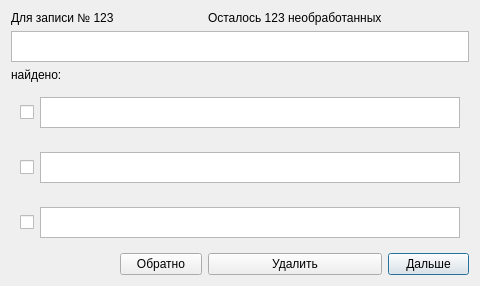
<?xml version="1.0" encoding="UTF-8"?>
<ui version="4.0">
 <class>duplDeleteDialog</class>
 <widget class="QDialog" name="duplDeleteDialog">
  <property name="geometry">
   <rect>
    <x>0</x>
    <y>0</y>
    <width>480</width>
    <height>286</height>
   </rect>
  </property>
  <property name="sizePolicy">
   <sizepolicy hsizetype="Ignored" vsizetype="Ignored">
    <horstretch>0</horstretch>
    <verstretch>0</verstretch>
   </sizepolicy>
  </property>
  <property name="windowTitle">
   <string>Dialog</string>
  </property>
  <layout class="QGridLayout" name="gridLayout">
   <item row="0" column="0">
    <widget class="QLabel" name="entryNumber">
     <property name="text">
      <string>Для записи № 123</string>
     </property>
    </widget>
   </item>
   <item row="1" column="0" colspan="4">
    <widget class="QTextBrowser" name="entryLabel">
     <property name="sizePolicy">
      <sizepolicy hsizetype="Expanding" vsizetype="MinimumExpanding">
       <horstretch>0</horstretch>
       <verstretch>0</verstretch>
      </sizepolicy>
     </property>
     <property name="minimumSize">
      <size>
       <width>0</width>
       <height>27</height>
      </size>
     </property>
    </widget>
   </item>
   <item row="2" column="0">
    <widget class="QLabel" name="foundNumber">
     <property name="text">
      <string>найдено:</string>
     </property>
    </widget>
   </item>
   <item row="4" column="0" colspan="4">
    <widget class="QFrame" name="frame">
     <property name="frameShape">
      <enum>QFrame::NoFrame</enum>
     </property>
     <property name="frameShadow">
      <enum>QFrame::Plain</enum>
     </property>
     <property name="lineWidth">
      <number>1</number>
     </property>
     <property name="midLineWidth">
      <number>0</number>
     </property>
     <layout class="QHBoxLayout" name="horizontalLayout">
      <item>
       <widget class="QCheckBox" name="checkBox">
        <property name="text">
         <string/>
        </property>
       </widget>
      </item>
      <item>
       <widget class="QTextBrowser" name="dupl1Label">
        <property name="sizePolicy">
         <sizepolicy hsizetype="Expanding" vsizetype="MinimumExpanding">
          <horstretch>0</horstretch>
          <verstretch>0</verstretch>
         </sizepolicy>
        </property>
        <property name="minimumSize">
         <size>
          <width>0</width>
          <height>27</height>
         </size>
        </property>
       </widget>
      </item>
     </layout>
    </widget>
   </item>
   <item row="5" column="0" colspan="4">
    <widget class="QFrame" name="frame_2">
     <property name="frameShape">
      <enum>QFrame::NoFrame</enum>
     </property>
     <property name="frameShadow">
      <enum>QFrame::Raised</enum>
     </property>
     <layout class="QHBoxLayout" name="horizontalLayout_2">
      <item>
       <widget class="QCheckBox" name="checkBox_2">
        <property name="text">
         <string/>
        </property>
       </widget>
      </item>
      <item>
       <widget class="QTextBrowser" name="dupl2Label">
        <property name="sizePolicy">
         <sizepolicy hsizetype="Expanding" vsizetype="MinimumExpanding">
          <horstretch>0</horstretch>
          <verstretch>0</verstretch>
         </sizepolicy>
        </property>
        <property name="minimumSize">
         <size>
          <width>0</width>
          <height>27</height>
         </size>
        </property>
       </widget>
      </item>
     </layout>
    </widget>
   </item>
   <item row="6" column="0" colspan="4">
    <widget class="QFrame" name="frame_3">
     <property name="frameShape">
      <enum>QFrame::NoFrame</enum>
     </property>
     <property name="frameShadow">
      <enum>QFrame::Raised</enum>
     </property>
     <layout class="QHBoxLayout" name="horizontalLayout_3">
      <item>
       <widget class="QCheckBox" name="checkBox_3">
        <property name="text">
         <string/>
        </property>
       </widget>
      </item>
      <item>
       <widget class="QTextBrowser" name="dupl3Label">
        <property name="sizePolicy">
         <sizepolicy hsizetype="Expanding" vsizetype="MinimumExpanding">
          <horstretch>0</horstretch>
          <verstretch>0</verstretch>
         </sizepolicy>
        </property>
        <property name="minimumSize">
         <size>
          <width>0</width>
          <height>27</height>
         </size>
        </property>
       </widget>
      </item>
     </layout>
    </widget>
   </item>
   <item row="0" column="2">
    <widget class="QLabel" name="remainNumber">
     <property name="text">
      <string>Осталось 123 необработанных</string>
     </property>
    </widget>
   </item>
   <item row="7" column="3">
    <widget class="QPushButton" name="nextButton">
     <property name="text">
      <string>Дальше</string>
     </property>
    </widget>
   </item>
   <item row="7" column="2">
    <widget class="QPushButton" name="delButton">
     <property name="text">
      <string>Удалить</string>
     </property>
    </widget>
   </item>
   <item row="7" column="1">
    <widget class="QPushButton" name="backButton">
     <property name="text">
      <string>Обратно</string>
     </property>
    </widget>
   </item>
  </layout>
 </widget>
 <resources/>
 <connections/>
</ui>
